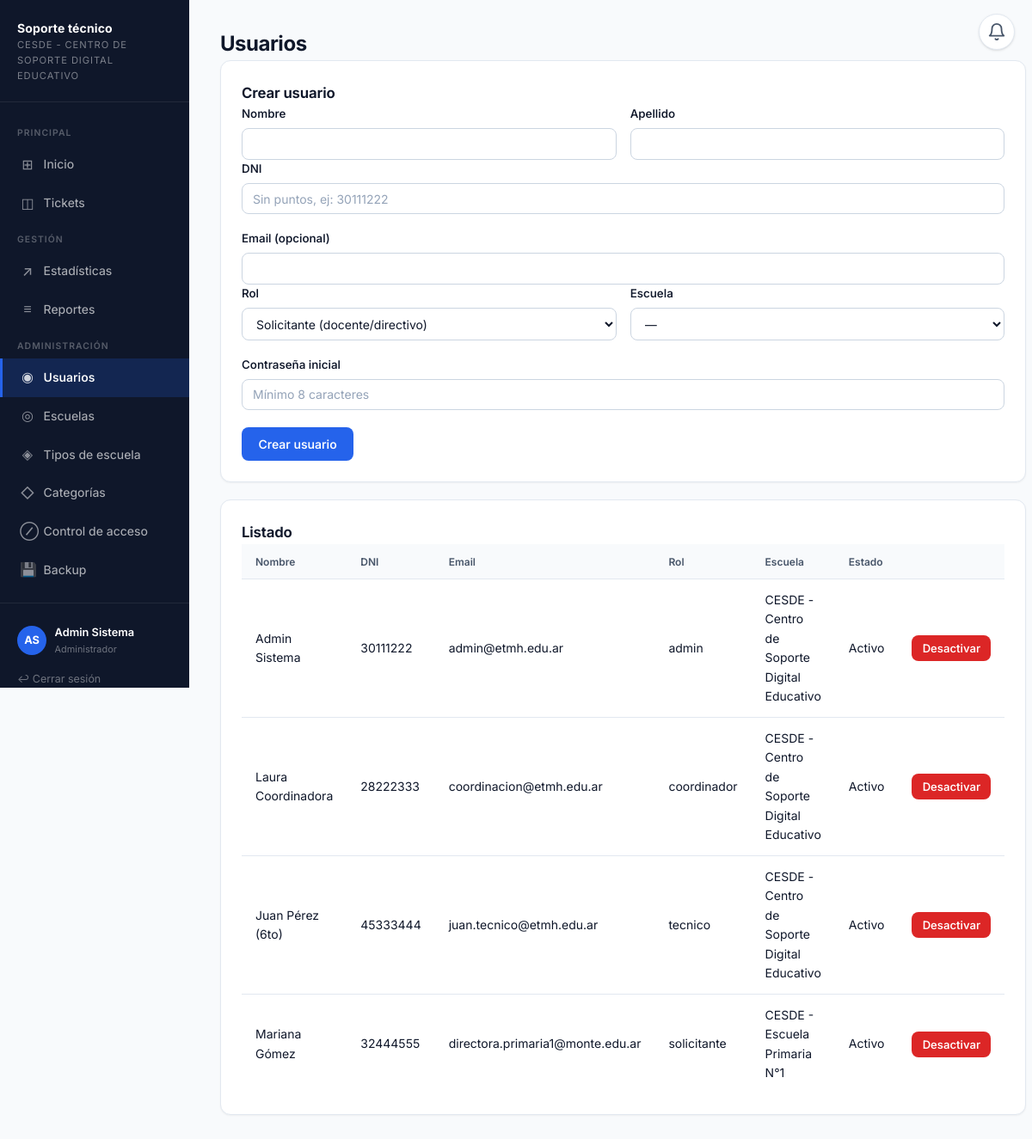
Page /admin_usuarios.php (signed in) on the committed database.
### tables this page shows
CREATE TABLE usuarios (
    id              INT AUTO_INCREMENT PRIMARY KEY,
    nombre          VARCHAR(80)  NOT NULL,
    apellido        VARCHAR(80)  NOT NULL,
    dni             VARCHAR(15)  NOT NULL UNIQUE,
    email           VARCHAR(150) NULL,
    password_hash   VARCHAR(255) NOT NULL,
    rol             ENUM('admin','coordinador','tecnico','solicitante') NOT NULL,
    escuela_id      INT NULL,
    anio_curso      VARCHAR(10)  NULL,
    activo          TINYINT(1)   NOT NULL DEFAULT 1,
    fecha_creacion  DATETIME     NOT NULL DEFAULT CURRENT_TIMESTAMP,
    CONSTRAINT fk_usuarios_escuela FOREIGN KEY (escuela_id) REFERENCES escuelas(id) ON DELETE SET NULL
);

CREATE TABLE escuelas (
    id              INT AUTO_INCREMENT PRIMARY KEY,
    nombre          VARCHAR(150) NOT NULL,
    localidad       VARCHAR(100) NOT NULL,
    tipo_id         INT NULL,
    direccion       VARCHAR(200) NULL,
    telefono        VARCHAR(50)  NULL,
    activa          TINYINT(1)   NOT NULL DEFAULT 1,
    tickets_bloqueados   TINYINT(1)   NOT NULL DEFAULT 0,
    bloqueo_fecha        DATETIME     NULL,
    bloqueo_responsable  VARCHAR(150) NULL,
    fecha_creacion  DATETIME     NOT NULL DEFAULT CURRENT_TIMESTAMP,
    CONSTRAINT fk_escuelas_tipo FOREIGN KEY (tipo_id) REFERENCES tipos_escuela(id) ON DELETE SET NULL
);

### config/sesion.php (called while the page is built, shortened)
<?php
function usuarioActual(): ?array
{
    return $_SESSION['usuario'] ?? null;
}
function e(?string $texto): string
{
    return htmlspecialchars($texto ?? '', ENT_QUOTES, 'UTF-8');
}

### public/admin_usuarios.php (the view, shortened to what this page needs)
<?php
require_once __DIR__ . '/../config/sesion.php';
$pdo = obtenerConexion();
$usuarios = $pdo->query(
    "SELECT u.*, e.nombre AS escuela_nombre FROM usuarios u
     LEFT JOIN escuelas e ON e.id = u.escuela_id
     ORDER BY u.activo DESC, u.rol, u.apellido"
)->fetchAll();
require __DIR__ . '/../includes/header.php';
?>
<h1>Usuarios</h1>
<div class="tarjeta">
    <h2>Crear usuario</h2>
    <form method="post">
        <div class="grid-2">
            <div>
                <label for="nombre">Nombre</label>
                <input type="text" id="nombre" name="nombre" required>
            </div>
            <div>
                <label for="apellido">Apellido</label>
                <input type="text" id="apellido" name="apellido" required>
            </div>
        </div>
        <label for="dni">DNI</label>
        <input type="text" id="dni" name="dni" required inputmode="numeric" placeholder="Sin puntos, ej: 30111222">
        <label for="email">Email (opcional)</label>
        <input type="email" id="email" name="email">
        <div class="grid-2">
            <div>
                <label for="rol">Rol</label>
                <select id="rol" name="rol" required onchange="
                    document.getElementById('campo_anio').style.display = this.value === 'tecnico' ? 'block' : 'none';
                    document.getElementById('campo_escuela').style.display = (this.value === 'admin' || this.value === 'coordinador') ? 'none' : 'block';
                ">
                    <option value="solicitante">Solicitante (docente/directivo)</option>
                </select>
            </div>
            <div id="campo_escuela">
                <label for="escuela_id">Escuela</label>
                <select id="escuela_id" name="escuela_id">
                    <option value="">—</option>
                </select>
            </div>
        </div>
        <label for="password">Contraseña inicial</label>
        <input type="password" id="password" name="password" required minlength="8" placeholder="Mínimo 8 caracteres">
        <button type="submit">Crear usuario</button>
    </form>
</div>
<div class="tarjeta">
    <h2>Listado</h2>
    <table>
        <thead><tr><th>Nombre</th><th>DNI</th><th>Email</th><th>Rol</th><th>Escuela</th><th>Estado</th><th></th></tr></thead>
        <tbody>
        <?php foreach ($usuarios as $u): ?>
            <tr>
                <td><?= e($u['nombre'] . ' ' . $u['apellido']) ?><?= $u['anio_curso'] ? ' (' . e($u['anio_curso']) . ')' : '' ?></td>
                <td><?= e($u['dni']) ?></td>
                <td><?= e($u['email'] ?? '—') ?></td>
                <td><?= e($u['rol']) ?></td>
                <td><?= e($u['escuela_nombre'] ?? '—') ?></td>
                <td><?= $u['activo'] ? 'Activo' : 'Inactivo' ?></td>
                <td>
                    <?php if ($u['activo']): ?>
                    <form method="post" onsubmit="return confirm('¿Desactivar este usuario?')">
                        <button type="submit" style="margin:0; padding:0.3rem 0.7rem; font-size:0.82rem; background:var(--rojo);">Desactivar</button>
                    </form>
                    <?php endif; ?>
                </td>
            </tr>
        <?php endforeach; ?>
        </tbody>
    </table>
</div>
<?php require __DIR__ . '/../includes/footer.php'; ?>

### includes/header.php (shortened to what this page needs)
<?php
$usuario = usuarioActual();
$paginaActual = basename($_SERVER['PHP_SELF']);
function navLink(string $href, string $icono, string $etiqueta, string $paginaActual, int $badge = 0, string $badgeId = ''): string {
    $activo = ($paginaActual === $href) ? ' activo' : '';
    $idAttr = $badgeId !== '' ? " id=\"{$badgeId}\"" : '';
    $badgeHtml = $badge > 0
        ? "<span class=\"sidebar-badge\"{$idAttr}>" . ($badge > 99 ? '99+' : $badge) . '</span>'
        : ($badgeId !== '' ? "<span class=\"sidebar-badge\"{$idAttr} style=\"display:none\"></span>" : '');
    return "<a href=\"{$href}\" class=\"{$activo}\"><span class=\"icono\">{$icono}</span> {$etiqueta}{$badgeHtml}</a>";
}
$iniciales = '';
if ($usuario) {
    $iniciales = mb_strtoupper(mb_substr($usuario['nombre'], 0, 1) . mb_substr($usuario['apellido'], 0, 1));
}
$etiquetasRol = [
    'admin'       => 'Administrador',
    'coordinador' => 'Coordinador',
    'tecnico'     => 'Técnico',
    'solicitante' => 'Solicitante',
];
?>
<!DOCTYPE html>
<html lang="es">
<head>
    <link rel="stylesheet" href="../css/estilo.css">
</head>
<body>
<div class="layout">
<?php if ($usuario): ?>
<aside class="sidebar">
    <div class="sidebar-logo">
        <a href="dashboard.php">
            <div class="sidebar-logo-titulo">Soporte técnico</div>
            <div class="sidebar-logo-sub">CESDE - Centro de Soporte Digital Educativo</div>
        </a>
    </div>
    <nav class="sidebar-nav">
        <div class="sidebar-seccion">Principal</div>
        <?= navLink('dashboard.php',    '⊞', 'Inicio',   $paginaActual) ?>
        <?= navLink('ticket_lista.php', '◫', 'Tickets',  $paginaActual) ?>
        <?php if (in_array($usuario['rol'], ['admin', 'coordinador'], true)): ?>
        <div class="sidebar-seccion">Gestión</div>
        <?= navLink('estadisticas.php', '↗', 'Estadísticas', $paginaActual) ?>
        <?= navLink('reportes.php',     '≡', 'Reportes',     $paginaActual) ?>
        <?php endif; ?>
        <?php if ($usuario['rol'] === 'admin'): ?>
        <div class="sidebar-seccion">Administración</div>
        <?= navLink('admin_usuarios.php',     '◉', 'Usuarios',         $paginaActual) ?>
        <?= navLink('admin_escuelas.php',     '◎', 'Escuelas',         $paginaActual) ?>
        <?= navLink('admin_tipos_escuela.php','◈', 'Tipos de escuela', $paginaActual) ?>
        <?= navLink('admin_categorias.php',   '◇', 'Categorías',       $paginaActual) ?>
        <?= navLink('admin_bloqueo.php',      '⊘', 'Control de acceso',$paginaActual) ?>
        <?= navLink('admin_backup.php',       '💾', 'Backup',           $paginaActual) ?>
        <?php endif; ?>
    </nav>
    <div class="sidebar-pie">
        <div class="sidebar-usuario">
            <div class="sidebar-avatar"><?= e($iniciales) ?></div>
            <div class="sidebar-usuario-info">
                <div class="sidebar-usuario-nombre"><?= e($usuario['nombre'] . ' ' . $usuario['apellido']) ?></div>
                <div class="sidebar-usuario-rol"><?= e($etiquetasRol[$usuario['rol']] ?? $usuario['rol']) ?></div>
            </div>
        </div>
        <a href="logout.php" class="cerrar-sesion">↩ Cerrar sesión</a>
    </div>
</aside>
<?php endif; ?>
<?php if ($usuario): ?>
<div class="campana-wrap" id="campanaWrap">
    <button class="campana-btn" id="campanaBtn"
            onclick="togglePanel(event)"
            aria-label="Notificaciones"
            aria-expanded="false">
        <svg width="22" height="22" viewBox="0 0 24 24" fill="none"
             stroke="currentColor" stroke-width="2" stroke-linecap="round" stroke-linejoin="round">
            <path d="M18 8A6 6 0 0 0 6 8c0 7-3 9-3 9h18s-3-2-3-9"/>
            <path d="M13.73 21a2 2 0 0 1-3.46 0"/>
        </svg>
    </button>
</div>
<?php endif; ?>
<main class="pagina">
<div class="pagina-interior">

### rows in the picture
usuarios: iniciales "AS", nombre+apellido "Admin Sistema", rol "Administrador", dni "30111222", email "admin@etmh.edu.ar", rol "admin", escuela.nombre "CESDE - Centro de Soporte Digital Educativo", activo "Activo"
usuarios: nombre+apellido "Laura Coordinadora", dni "28222333", email "coordinacion@etmh.edu.ar", rol "coordinador", escuela.nombre "CESDE - Centro de Soporte Digital Educativo", activo "Activo"
usuarios: nombre+apellido "Juan Pérez", anio_curso "6to", dni "45333444", email "juan.tecnico@etmh.edu.ar", rol "tecnico", escuela.nombre "CESDE - Centro de Soporte Digital Educativo", activo "Activo"
usuarios: nombre+apellido "Mariana Gómez", dni "32444555", email "directora.primaria1@monte.edu.ar", rol "solicitante", escuela.nombre "CESDE - Escuela Primaria N°1", activo "Activo"

### other values in the picture
$icono "⊞ ◫ ↗ ≡ ◉ ◎ ◈ ◇ ⊘ 💾"
$etiqueta "Inicio Tickets Estadísticas Reportes Usuarios Escuelas Tipos de escuela Categorías Control de acceso Backup"
